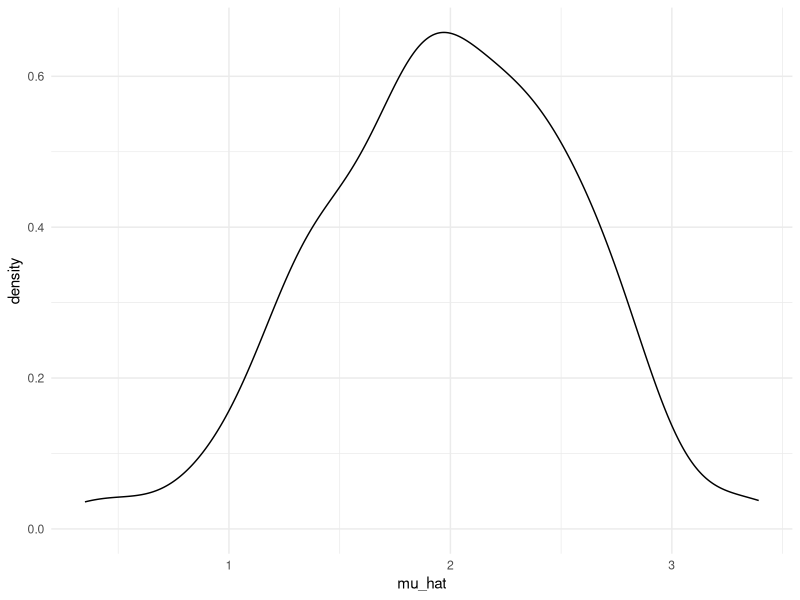
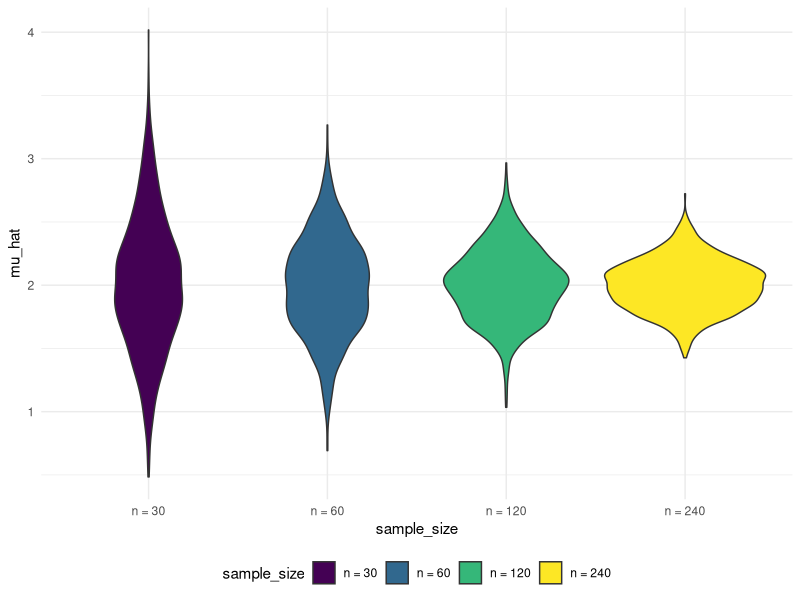
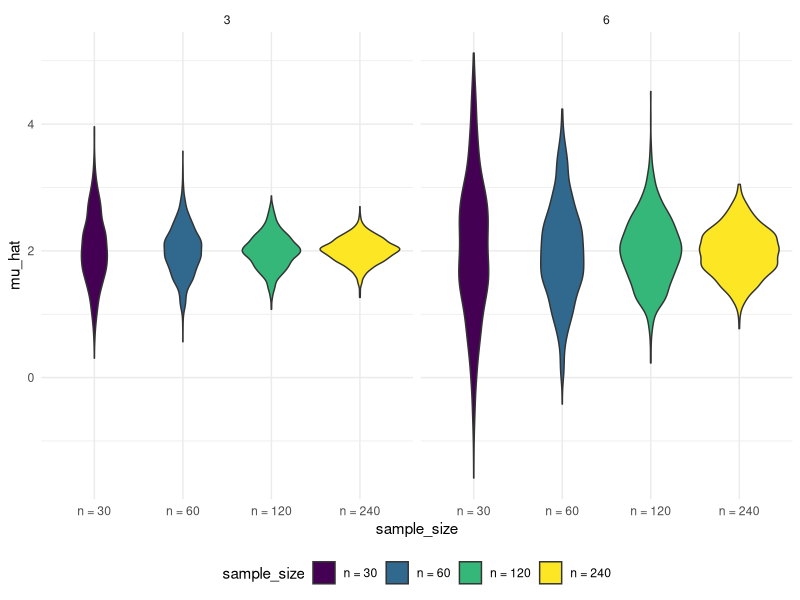

These charts were generated, in order, by the following R code:
## ---- chunk 1
library(tidyverse)
knitr::opts_chunk$set(
	echo = TRUE,
	warning = FALSE,
  fig.width = 6,
  fig.asp = .6,
  out.width = "90%"
)
theme_set(theme_minimal() + theme(legend.position = "bottom"))
options(
  ggplot2.continuous.colour = "viridis",
  ggplot2.continuous.fill = "viridis"
)
scale_colour_discrete = scale_colour_viridis_d
scale_fill_discrete = scale_fill_viridis_d
## ---- chunk 2
library(tidyverse)
set.seed(1)
## ---- chunk 3
sim_mean_sd = function(n, mu = 2, sigma = 3) {
  
  sim_data = tibble(
    x = rnorm(n, mean = mu, sd = sigma),
  )
  
  sim_data %>% 
    summarize(
      mu_hat = mean(x),
      sigma_hat = sd(x)
    )
}
## ---- chunk 4
output = vector("list", 100)
for (i in 1:100) {
  output[[i]] = sim_mean_sd(30)
}
sim_results = bind_rows(output)
## ---- chunk 5
sim_results_df = 
  expand_grid(
    sample_size = 30,
    iter = 1:100
  ) %>% 
  mutate(
    estimate_df = map(sample_size, sim_mean_sd)
  ) %>% 
  unnest(estimate_df)
## ---- chunk 6
sim_results_df %>% 
  ggplot(aes(x = mu_hat)) + 
  geom_density()
sim_results_df %>% 
  pivot_longer(
    mu_hat:sigma_hat,
    names_to = "parameter", 
    values_to = "estimate") %>% 
  group_by(parameter) %>% 
  summarize(
    emp_mean = mean(estimate),
    emp_sd = sd(estimate)) %>% 
  knitr::kable(digits = 3)
## ---- chunk 7
sim_results_df = 
  expand_grid(
    sample_size = c(30, 60, 120, 240),
    iter = 1:1000
  ) %>% 
  mutate(
    estimate_df = map(sample_size, sim_mean_sd)
  ) %>% 
  unnest(estimate_df)
## ---- chunk 8
sim_results_df %>% 
  mutate(
    sample_size = str_c("n = ", sample_size),
    sample_size = fct_inorder(sample_size)) %>% 
  ggplot(aes(x = sample_size, y = mu_hat, fill = sample_size)) + 
  geom_violin()
## ---- chunk 9
sim_results_df %>% 
  pivot_longer(
    mu_hat:sigma_hat,
    names_to = "parameter", 
    values_to = "estimate") %>% 
  group_by(parameter, sample_size) %>% 
  summarize(
    emp_mean = mean(estimate),
    emp_var = var(estimate)) %>% 
  knitr::kable(digits = 3)
## ---- chunk 10
sim_results_df =   
  rerun(100, sim_mean_sd(30, 2, 3)) %>% 
  bind_rows()
## ---- chunk 11
n_list = 
  list(
    "n_30"  = 30, 
    "n_60"  = 60, 
    "n_120" = 120, 
    "n_240" = 240)
output = vector("list", length = 4)
for (i in 1:4) {
  output[[i]] = rerun(100, sim_mean_sd(n_list[[i]])) %>% 
    bind_rows
}
## ---- chunk 12
sim_results_df = 
  tibble(sample_size = c(30, 60, 120, 240)) %>% 
  mutate(
    output_lists = map(.x = sample_size, ~rerun(1000, sim_mean_sd(n = .x))),
    estimate_dfs = map(output_lists, bind_rows)) %>% 
  select(-output_lists) %>% 
  unnest(estimate_dfs)
## ---- chunk 13
sim_results_df = 
  expand_grid(
    sample_size = c(30, 60, 120, 240),
    true_sd = c(6, 3),
    iter = 1:1000
  ) %>% 
  mutate(
    estimate_df = 
      map2(.x = sample_size, .y = true_sd, ~sim_mean_sd(n = .x, sigma = .y))
  ) %>% 
  unnest(estimate_df)
## ---- chunk 14
sim_results_df %>% 
  mutate(
    sample_size = str_c("n = ", sample_size),
    sample_size = fct_inorder(sample_size)) %>% 
  ggplot(aes(x = sample_size, y = mu_hat, fill = sample_size)) + 
  geom_violin() + 
  facet_grid(. ~ true_sd)
